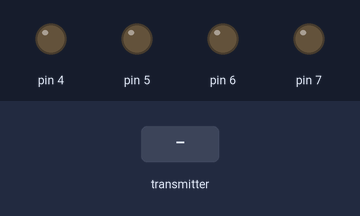
A sketch run on a simulated Arduino Mega 2560, built with avr-gcc and run on an emulated ATmega2560. Parts: output pins drawn as LEDs (lit = HIGH). The inputs (shaded band) are chosen by the test bench.

Above: at 1.2 s.
1.3 s: the transmitter starts sending readChannel.3 = 1000
At 3.5 s:
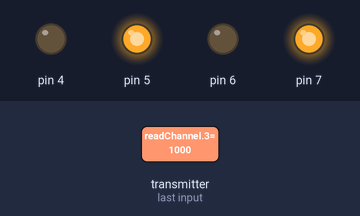
4.3 s: the transmitter starts sending readChannel.4 = 1000
At 6.6 s:
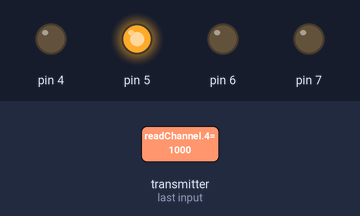
7.3 s: the transmitter starts sending readChannel.3 = 1250
At 9.6 s:
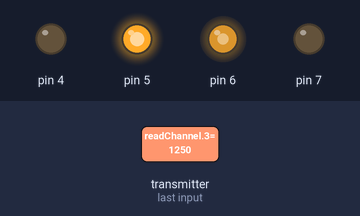
10.3 s: the transmitter starts sending readChannel.4 = 1250
At 12.0 s:
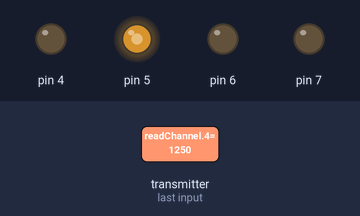
13.3 s: the transmitter starts sending readChannel.3 = 1500
At 14.8 s:
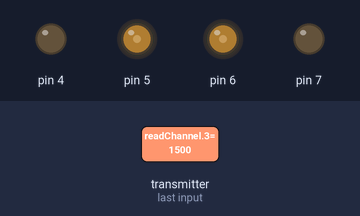
16.3 s: the transmitter starts sending readChannel.4 = 1500
At 18.3 s:
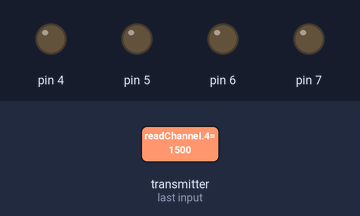
Timing chart, 0 to 19.8 s (numbered marks = the images above; inputs shaded):
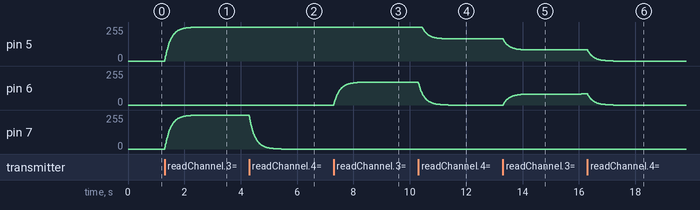

Measured:
- after the input at 1.3 s, pin 5, pin 7: moves from 0/255 to 254/255 over 1.1 s, starting at once
- after the input at 4.3 s, pin 5: 254/255 → 255/255 at once; pin 7: moves from 254/255 to 0/255 over 1.1 s, starting at once
- after the input at 7.3 s, pin 6: moves from 0/255 to 171/255 over 1.1 s, starting at once
- after the input at 10.3 s, pin 5: moves from 255/255 to 166/255 over 0.92 s, starting after 0.14 s; pin 6: moves from 171/255 to 0/255 over 1.1 s, starting at once
- after the input at 13.3 s, pin 5: moves from 166/255 to 83/255 over 0.90 s, starting at once; pin 6: moves from 0/255 to 83/255 over 2.8 s, starting at once
- after the input at 16.3 s, pin 5, pin 6: moves from 83/255 to 0/255 over 0.90 s, starting at once

The sketch:

001.ino
```cpp
#include <IBusBM.h>
IBusBM IBus; // IBus object

int ch1;
int ch2;
int ch3;
int ch4;
int ch5;
int ch6;
int ch7;
int ch8;
int ch9;
int ch10;

int out1;
int out2;
int out1a;
int out2a;

float RFB;
float RFBa;
float RFBFiltered;
float RLR;
float RLRa;
float RLRFiltered;
float RT;
float RTa;
float RTFiltered;

float LFB;
float LFBa;
float LFBFiltered;
float LLR;
float LLRa;
float LLRFiltered;
float LT;
float LTa;
float LTFiltered;


float stride;
int stride2;

unsigned long currentMillis;
long previousMillis = 0;        // set up timers
long interval = 10;             // time constant for timer


void setup() {

    Serial.begin(115200);
    IBus.begin(Serial3, IBUSBM_NOTIMER);    // change to Serial1 or Serial2 port when required

    pinMode(4, OUTPUT);
    pinMode(5, OUTPUT);
    pinMode(6, OUTPUT);
    pinMode(7, OUTPUT);

}

void loop() {

  currentMillis = millis();
  if (currentMillis - previousMillis >= 10) {  // start timed event
      previousMillis = currentMillis;

      IBus.loop();

      ch1 = IBus.readChannel(0); // get latest value for servo channel 0
      ch2 = IBus.readChannel(1); // get latest value for servo channel 1
      ch3 = IBus.readChannel(2); // get latest value for servo channel 3
      ch4 = IBus.readChannel(3); // get latest value for servo channel 4
      ch5 = IBus.readChannel(4); // get latest value for servo channel 5
      ch6 = IBus.readChannel(5); // get latest value for servo channel 6
      ch7 = IBus.readChannel(6); // get latest value for servo channel 7
      ch8 = IBus.readChannel(7); // get latest value for servo channel 8
      ch9 = IBus.readChannel(8); // get latest value for servo channel 9
      ch10 = IBus.readChannel(9); // get latest value for servo channel 10

      LFB = ch1;
      RFB = ch4;
      RLR = ch2;
      RT = ch6;
      LLR = ch3;
      LT = ch5;

      // threshold sticks

      RFBa = thresholdStick(RFB);
      RLRa = thresholdStick(RLR);
      RTa = thresholdStick(RT);
      LFBa = thresholdStick(LFB);
      LLRa = thresholdStick(LLR);
      LTa = thresholdStick(LT);

      // filter sticks

      RFBFiltered = filter(RFBa, RFBFiltered,20);
      RLRFiltered = filter(RLRa, RLRFiltered,20);
      RTFiltered = filter(RTa, RTFiltered,20);
      LFBFiltered = filter(LFBa, LFBFiltered,20);
      LLRFiltered = filter(LLRa, LLRFiltered,20);
      LTFiltered = filter(LTa, LTFiltered,20);

/*
      Serial.print(RFBFiltered);
      Serial.print(" , ");
      Serial.println(LTFiltered);

*/

      out1 = RFBFiltered + LTFiltered;
      out2 = RFBFiltered - LTFiltered;

      out1 = constrain(out1,-255,255);
      out2 = constrain(out2,-255,255);

      // *** right hand track

      if (out1 >0) {
          analogWrite(4, out1);
          analogWrite(5, 0);
      }

      else if (out1 <0) {
          out1a = abs(out1);
          analogWrite(5, out1a);
          analogWrite(4, 0);
      }

      else {
          analogWrite(5, 0);
          analogWrite(4, 0);
      }

      // *** left hand track

      if (out2 >0) {
          analogWrite(6, out2);
          analogWrite(7, 0);
      }

      else if (out2 <0) {
          out2a = abs(out2);
          analogWrite(7, out2a);
          analogWrite(6, 0);
      }

      else {
          analogWrite(6, 0);
          analogWrite(7, 0);
      }


  }   // end of timed loop

}
```

thresholdSticks.ino
```cpp
int thresholdStick (int pos) {

    // get zero centre position
    pos = pos - 1500;

    // threshold value for control sticks
    if (pos > 130) {
      pos = pos -130;
    }
    else if (pos < -130) {
      pos = pos +130;
    }
    else {
      pos = 0;
    }

    pos = map(pos, -370,370,-255,255);
    pos = constrain(pos,-255,255);

    return pos;
}


// motion filter to filter motions and compliance

float filter(float prevValue, float currentValue, int filter) {
  float lengthFiltered =  (prevValue + (currentValue * filter)) / (filter + 1);
  return lengthFiltered;
}
```
